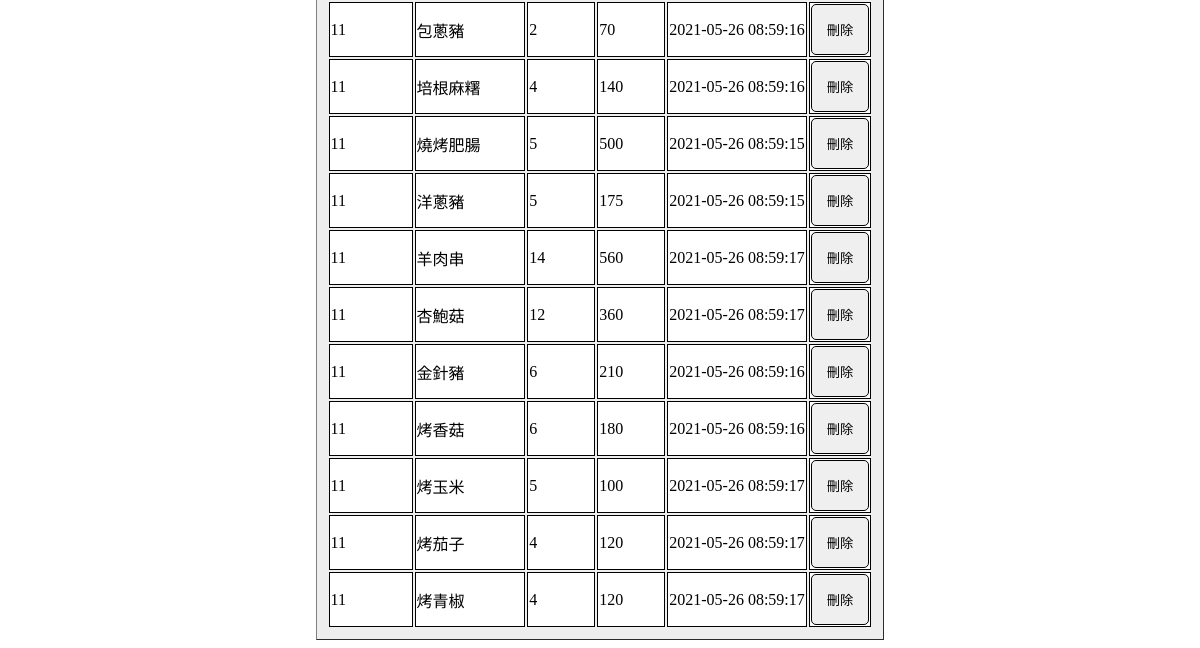
Page /backview/ (lower part) on the earlier database version.
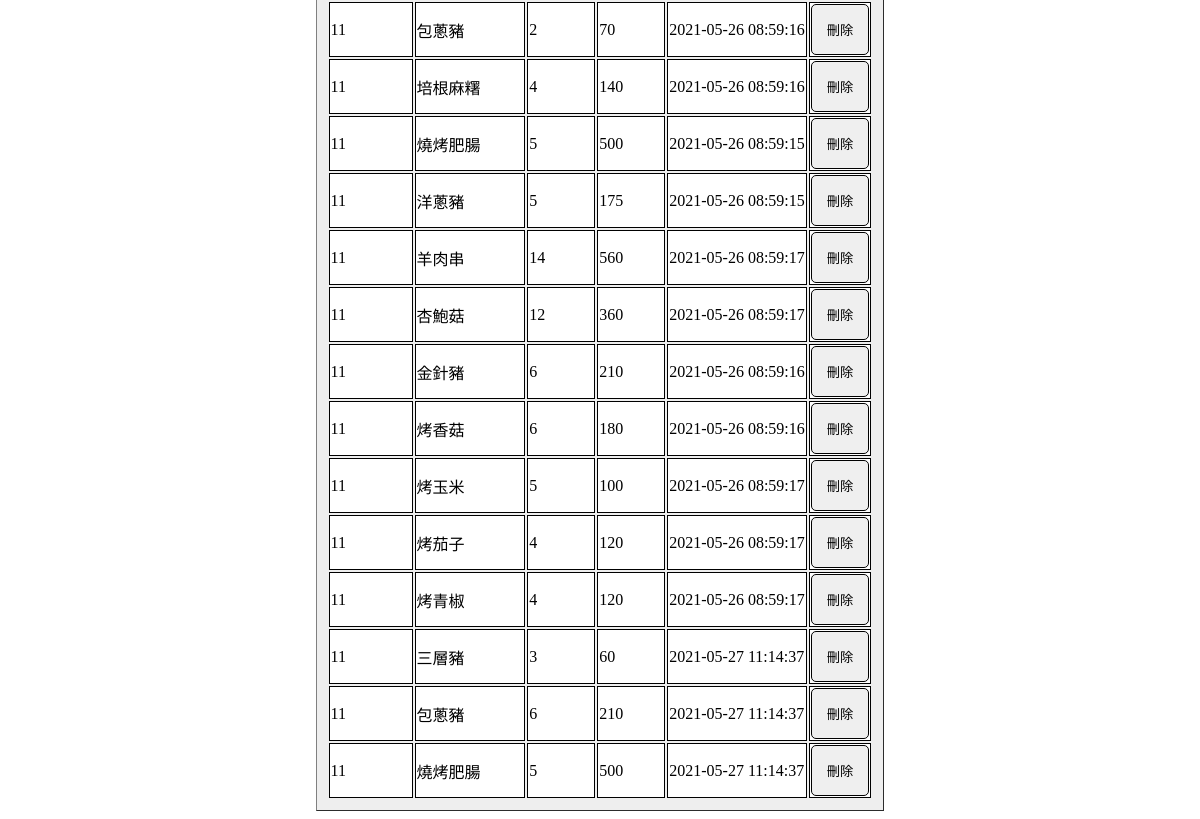
Same page on the later database version.
### myapp/models.py (models this page shows, shortened)
class Order(models.Model):
    customname = models.CharField(max_length=20)
    customaccount = models.CharField(max_length=20)
    customemail = models.EmailField(max_length=60, default='',null=True)
    customphone=models.CharField(max_length=15,default='',null=True)
    customaddress = models.CharField(max_length=100, default='',null=True)
    unitname = models.CharField(max_length=100,default='')
    unitnum=models.IntegerField(default=0)
    unitprice=models.IntegerField(default=0)
    nowtime = models.CharField(max_length=50)

### myapp/views.py (the view)
# urls.py: url(r'^backview/',views.backview),
def backview(request):
    i=0
    lis=[]
    orderall = Order.objects.all()
    for order in orderall:
        i+=1
        lis.append(i)
    now = datetime.now()
    return render(request, "backview.html", locals())

### templates/backview.html (shortened to what this page needs)
<html>
<head>
    {% load static %}
    <link rel="stylesheet" href="{% static "css/style.css" %}" type="text/css">
</head>
<body>
<table border="1" style="padding:10px; background-color:#eee;" >
 {% for unit in orderall %}
            <tr class="tb-td">
                <td name ="customname" >{{unit.customname}}</td>
                <td name ="unitname" >{{unit.unitname}}</td>
                <td name ="unitnum" >{{unit.unitnum}}</td>
                <td name ="unitprice" >{{unit.unitprice}}</td>
                <td name ="nowtime" >{{unit.nowtime}}</td>
                <td><input type="button" name="del" onclick="del(this)" value="刪除"></td>
            </tr>
 {% endfor %}
</table>
</body>
</html>

Differences in the rows shown:
added Order: customname "11", unitname "三層豬", unitnum "3", unitprice "60", nowtime "2021-05-27 11:14:37"
added Order: customname "11", unitname "包蔥豬", unitnum "6", unitprice "210", nowtime "2021-05-27 11:14:37"
added Order: customname "11", unitname "燒烤肥腸", unitnum "5", unitprice "500", nowtime "2021-05-27 11:14:37"
